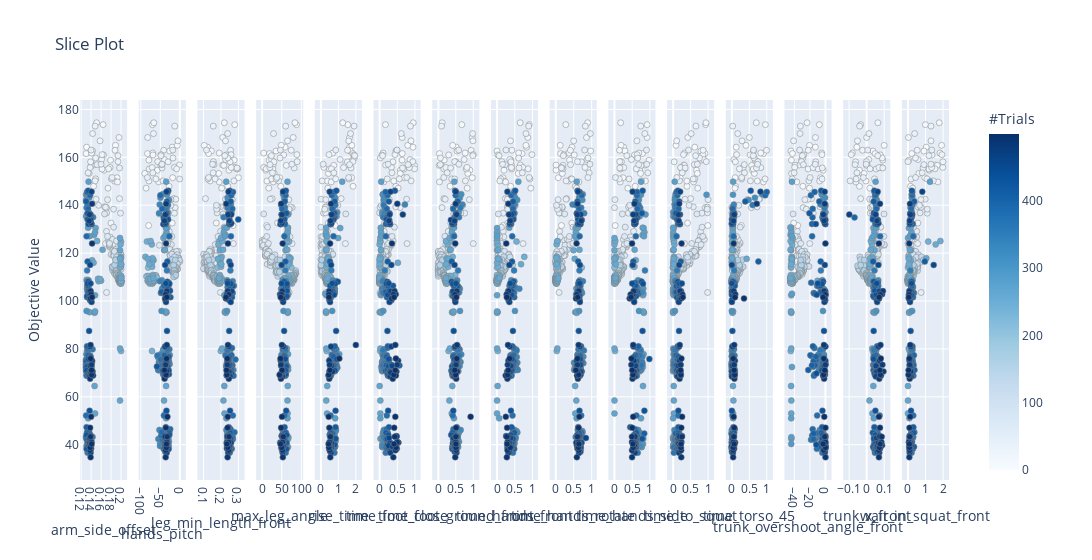

The notebook cell saved with this chart:
### Code cell
visualization.plot_slice(study)#, params=['freq', 'double_support_ratio', 'trunk_height'])

### Figure 1 — Plotly figure (JSON) as saved in the notebook; plotly's stock layout.template omitted (floating-point values rounded to 4 significant figures; data arrays with more than 128 entries replaced by an {"elided": "..."} marker saying what was removed)
{"data": [{"marker": {"color": {"elided": "500 int values"}, "colorbar": {"title": {"text": "#Trials"}, "x": 1, "xpad": 40}, "colorscale": [[0, "rgb(247,251,255)"], [0.125, "rgb(222,235,247)"], [0.25, "rgb(198,219,239)"], [0.375, "rgb(158,202,225)"], [0.5, "rgb(107,174,214)"], [0.625, "rgb(66,146,198)"], [0.75, "rgb(33,113,181)"], [0.875, "rgb(8,81,156)"], [1, "rgb(8,48,107)"]], "line": {"color": "Grey", "width": 0.5}, "showscale": true}, "mode": "markers", "showlegend": false, "type": "scatter", "x": {"elided": "500 float values"}, "xaxis": "x", "y": {"elided": "500 float values"}, "yaxis": "y"}, {"marker": {"color": {"elided": "500 int values"}, "colorbar": {"title": {"text": "#Trials"}, "x": 1, "xpad": 40}, "colorscale": [[0, "rgb(247,251,255)"], [0.125, "rgb(222,235,247)"], [0.25, "rgb(198,219,239)"], [0.375, "rgb(158,202,225)"], [0.5, "rgb(107,174,214)"], [0.625, "rgb(66,146,198)"], [0.75, "rgb(33,113,181)"], [0.875, "rgb(8,81,156)"], [1, "rgb(8,48,107)"]], "line": {"color": "Grey", "width": 0.5}, "showscale": false}, "mode": "markers", "showlegend": false, "type": "scatter", "x": {"elided": "500 float values"}, "xaxis": "x2", "y": {"elided": "500 float values"}, "yaxis": "y2"}, {"marker": {"color": {"elided": "500 int values"}, "colorbar": {"title": {"text": "#Trials"}, "x": 1, "xpad": 40}, "colorscale": [[0, "rgb(247,251,255)"], [0.125, "rgb(222,235,247)"], [0.25, "rgb(198,219,239)"], [0.375, "rgb(158,202,225)"], [0.5, "rgb(107,174,214)"], [0.625, "rgb(66,146,198)"], [0.75, "rgb(33,113,181)"], [0.875, "rgb(8,81,156)"], [1, "rgb(8,48,107)"]], "line": {"color": "Grey", "width": 0.5}, "showscale": false}, "mode": "markers", "showlegend": false, "type": "scatter", "x": {"elided": "500 float values"}, "xaxis": "x3", "y": {"elided": "500 float values"}, "yaxis": "y3"}, {"marker": {"color": {"elided": "500 int values"}, "colorbar": {"title": {"text": "#Trials"}, "x": 1, "xpad": 40}, "colorscale": [[0, "rgb(247,251,255)"], [0.125, "rgb(222,235,247)"], [0.25, "rgb(198,219,239)"], [0.375, "rgb(158,202,225)"], [0.5, "rgb(107,174,214)"], [0.625, "rgb(66,146,198)"], [0.75, "rgb(33,113,181)"], [0.875, "rgb(8,81,156)"], [1, "rgb(8,48,107)"]], "line": {"color": "Grey", "width": 0.5}, "showscale": false}, "mode": "markers", "showlegend": false, "type": "scatter", "x": {"elided": "500 float values"}, "xaxis": "x4", "y": {"elided": "500 float values"}, "yaxis": "y4"}, {"marker": {"color": {"elided": "500 int values"}, "colorbar": {"title": {"text": "#Trials"}, "x": 1, "xpad": 40}, "colorscale": [[0, "rgb(247,251,255)"], [0.125, "rgb(222,235,247)"], [0.25, "rgb(198,219,239)"], [0.375, "rgb(158,202,225)"], [0.5, "rgb(107,174,214)"], [0.625, "rgb(66,146,198)"], [0.75, "rgb(33,113,181)"], [0.875, "rgb(8,81,156)"], [1, "rgb(8,48,107)"]], "line": {"color": "Grey", "width": 0.5}, "showscale": false}, "mode": "markers", "showlegend": false, "type": "scatter", "x": {"elided": "500 float values"}, "xaxis": "x5", "y": {"elided": "500 float values"}, "yaxis": "y5"}, {"marker": {"color": {"elided": "500 int values"}, "colorbar": {"title": {"text": "#Trials"}, "x": 1, "xpad": 40}, "colorscale": [[0, "rgb(247,251,255)"], [0.125, "rgb(222,235,247)"], [0.25, "rgb(198,219,239)"], [0.375, "rgb(158,202,225)"], [0.5, "rgb(107,174,214)"], [0.625, "rgb(66,146,198)"], [0.75, "rgb(33,113,181)"], [0.875, "rgb(8,81,156)"], [1, "rgb(8,48,107)"]], "line": {"color": "Grey", "width": 0.5}, "showscale": false}, "mode": "markers", "showlegend": false, "type": "scatter", "x": {"elided": "500 float values"}, "xaxis": "x6", "y": {"elided": "500 float values"}, "yaxis": "y6"}, {"marker": {"color": {"elided": "500 int values"}, "colorbar": {"title": {"text": "#Trials"}, "x": 1, "xpad": 40}, "colorscale": [[0, "rgb(247,251,255)"], [0.125, "rgb(222,235,247)"], [0.25, "rgb(198,219,239)"], [0.375, "rgb(158,202,225)"], [0.5, "rgb(107,174,214)"], [0.625, "rgb(66,146,198)"], [0.75, "rgb(33,113,181)"], [0.875, "rgb(8,81,156)"], [1, "rgb(8,48,107)"]], "line": {"color": "Grey", "width": 0.5}, "showscale": false}, "mode": "markers", "showlegend": false, "type": "scatter", "x": {"elided": "500 float values"}, "xaxis": "x7", "y": {"elided": "500 float values"}, "yaxis": "y7"}, {"marker": {"color": {"elided": "500 int values"}, "colorbar": {"title": {"text": "#Trials"}, "x": 1, "xpad": 40}, "colorscale": [[0, "rgb(247,251,255)"], [0.125, "rgb(222,235,247)"], [0.25, "rgb(198,219,239)"], [0.375, "rgb(158,202,225)"], [0.5, "rgb(107,174,214)"], [0.625, "rgb(66,146,198)"], [0.75, "rgb(33,113,181)"], [0.875, "rgb(8,81,156)"], [1, "rgb(8,48,107)"]], "line": {"color": "Grey", "width": 0.5}, "showscale": false}, "mode": "markers", "showlegend": false, "type": "scatter", "x": {"elided": "500 float values"}, "xaxis": "x8", "y": {"elided": "500 float values"}, "yaxis": "y8"}, {"marker": {"color": {"elided": "500 int values"}, "colorbar": {"title": {"text": "#Trials"}, "x": 1, "xpad": 40}, "colorscale": [[0, "rgb(247,251,255)"], [0.125, "rgb(222,235,247)"], [0.25, "rgb(198,219,239)"], [0.375, "rgb(158,202,225)"], [0.5, "rgb(107,174,214)"], [0.625, "rgb(66,146,198)"], [0.75, "rgb(33,113,181)"], [0.875, "rgb(8,81,156)"], [1, "rgb(8,48,107)"]], "line": {"color": "Grey", "width": 0.5}, "showscale": false}, "mode": "markers", "showlegend": false, "type": "scatter", "x": {"elided": "500 float values"}, "xaxis": "x9", "y": {"elided": "500 float values"}, "yaxis": "y9"}, {"marker": {"color": {"elided": "500 int values"}, "colorbar": {"title": {"text": "#Trials"}, "x": 1, "xpad": 40}, "colorscale": [[0, "rgb(247,251,255)"], [0.125, "rgb(222,235,247)"], [0.25, "rgb(198,219,239)"], [0.375, "rgb(158,202,225)"], [0.5, "rgb(107,174,214)"], [0.625, "rgb(66,146,198)"], [0.75, "rgb(33,113,181)"], [0.875, "rgb(8,81,156)"], [1, "rgb(8,48,107)"]], "line": {"color": "Grey", "width": 0.5}, "showscale": false}, "mode": "markers", "showlegend": false, "type": "scatter", "x": {"elided": "500 float values"}, "xaxis": "x10", "y": {"elided": "500 float values"}, "yaxis": "y10"}, {"marker": {"color": {"elided": "500 int values"}, "colorbar": {"title": {"text": "#Trials"}, "x": 1, "xpad": 40}, "colorscale": [[0, "rgb(247,251,255)"], [0.125, "rgb(222,235,247)"], [0.25, "rgb(198,219,239)"], [0.375, "rgb(158,202,225)"], [0.5, "rgb(107,174,214)"], [0.625, "rgb(66,146,198)"], [0.75, "rgb(33,113,181)"], [0.875, "rgb(8,81,156)"], [1, "rgb(8,48,107)"]], "line": {"color": "Grey", "width": 0.5}, "showscale": false}, "mode": "markers", "showlegend": false, "type": "scatter", "x": {"elided": "500 float values"}, "xaxis": "x11", "y": {"elided": "500 float values"}, "yaxis": "y11"}, {"marker": {"color": {"elided": "500 int values"}, "colorbar": {"title": {"text": "#Trials"}, "x": 1, "xpad": 40}, "colorscale": [[0, "rgb(247,251,255)"], [0.125, "rgb(222,235,247)"], [0.25, "rgb(198,219,239)"], [0.375, "rgb(158,202,225)"], [0.5, "rgb(107,174,214)"], [0.625, "rgb(66,146,198)"], [0.75, "rgb(33,113,181)"], [0.875, "rgb(8,81,156)"], [1, "rgb(8,48,107)"]], "line": {"color": "Grey", "width": 0.5}, "showscale": false}, "mode": "markers", "showlegend": false, "type": "scatter", "x": {"elided": "500 float values"}, "xaxis": "x12", "y": {"elided": "500 float values"}, "yaxis": "y12"}, {"marker": {"color": {"elided": "500 int values"}, "colorbar": {"title": {"text": "#Trials"}, "x": 1, "xpad": 40}, "colorscale": [[0, "rgb(247,251,255)"], [0.125, "rgb(222,235,247)"], [0.25, "rgb(198,219,239)"], [0.375, "rgb(158,202,225)"], [0.5, "rgb(107,174,214)"], [0.625, "rgb(66,146,198)"], [0.75, "rgb(33,113,181)"], [0.875, "rgb(8,81,156)"], [1, "rgb(8,48,107)"]], "line": {"color": "Grey", "width": 0.5}, "showscale": false}, "mode": "markers", "showlegend": false, "type": "scatter", "x": {"elided": "500 float values"}, "xaxis": "x13", "y": {"elided": "500 float values"}, "yaxis": "y13"}, {"marker": {"color": {"elided": "500 int values"}, "colorbar": {"title": {"text": "#Trials"}, "x": 1, "xpad": 40}, "colorscale": [[0, "rgb(247,251,255)"], [0.125, "rgb(222,235,247)"], [0.25, "rgb(198,219,239)"], [0.375, "rgb(158,202,225)"], [0.5, "rgb(107,174,214)"], [0.625, "rgb(66,146,198)"], [0.75, "rgb(33,113,181)"], [0.875, "rgb(8,81,156)"], [1, "rgb(8,48,107)"]], "line": {"color": "Grey", "width": 0.5}, "showscale": false}, "mode": "markers", "showlegend": false, "type": "scatter", "x": {"elided": "500 float values"}, "xaxis": "x14", "y": {"elided": "500 float values"}, "yaxis": "y14"}, {"marker": {"color": {"elided": "500 int values"}, "colorbar": {"title": {"text": "#Trials"}, "x": 1, "xpad": 40}, "colorscale": [[0, "rgb(247,251,255)"], [0.125, "rgb(222,235,247)"], [0.25, "rgb(198,219,239)"], [0.375, "rgb(158,202,225)"], [0.5, "rgb(107,174,214)"], [0.625, "rgb(66,146,198)"], [0.75, "rgb(33,113,181)"], [0.875, "rgb(8,81,156)"], [1, "rgb(8,48,107)"]], "line": {"color": "Grey", "width": 0.5}, "showscale": false}, "mode": "markers", "showlegend": false, "type": "scatter", "x": {"elided": "500 float values"}, "xaxis": "x15", "y": {"elided": "500 float values"}, "yaxis": "y15"}], "layout": {"title": {"text": "Slice Plot"}, "width": 4500, "xaxis": {"anchor": "y", "domain": [0, 0.05422], "title": {"text": "arm_side_offset"}}, "xaxis10": {"anchor": "y10", "domain": [0.608, 0.6622], "title": {"text": "time_hands_side"}}, "xaxis11": {"anchor": "y11", "domain": [0.6756, 0.7298], "title": {"text": "time_to_squat"}}, "xaxis12": {"anchor": "y12", "domain": [0.7431, 0.7973], "title": {"text": "time_torso_45"}}, "xaxis13": {"anchor": "y13", "domain": [0.8107, 0.8649], "title": {"text": "trunk_overshoot_angle_front"}}, "xaxis14": {"anchor": "y14", "domain": [0.8782, 0.9324], "title": {"text": "trunk_x_front"}}, "xaxis15": {"anchor": "y15", "domain": [0.9458, 1.0], "title": {"text": "wait_in_squat_front"}}, "xaxis2": {"anchor": "y2", "domain": [0.06756, 0.1218], "title": {"text": "hands_pitch"}}, "xaxis3": {"anchor": "y3", "domain": [0.1351, 0.1893], "title": {"text": "leg_min_length_front"}}, "xaxis4": {"anchor": "y4", "domain": [0.2027, 0.2569], "title": {"text": "max_leg_angle"}}, "xaxis5": {"anchor": "y5", "domain": [0.2702, 0.3244], "title": {"text": "rise_time"}}, "xaxis6": {"anchor": "y6", "domain": [0.3378, 0.392], "title": {"text": "time_foot_close"}}, "xaxis7": {"anchor": "y7", "domain": [0.4053, 0.4596], "title": {"text": "time_foot_ground_front"}}, "xaxis8": {"anchor": "y8", "domain": [0.4729, 0.5271], "title": {"text": "time_hands_front"}}, "xaxis9": {"anchor": "y9", "domain": [0.5404, 0.5947], "title": {"text": "time_hands_rotate"}}, "yaxis": {"anchor": "x", "domain": [0, 1], "title": {"text": "Objective Value"}}, "yaxis10": {"anchor": "x10", "domain": [0, 1], "matches": "y", "showticklabels": false}, "yaxis11": {"anchor": "x11", "domain": [0, 1], "matches": "y", "showticklabels": false}, "yaxis12": {"anchor": "x12", "domain": [0, 1], "matches": "y", "showticklabels": false}, "yaxis13": {"anchor": "x13", "domain": [0, 1], "matches": "y", "showticklabels": false}, "yaxis14": {"anchor": "x14", "domain": [0, 1], "matches": "y", "showticklabels": false}, "yaxis15": {"anchor": "x15", "domain": [0, 1], "matches": "y", "showticklabels": false}, "yaxis2": {"anchor": "x2", "domain": [0, 1], "matches": "y", "showticklabels": false}, "yaxis3": {"anchor": "x3", "domain": [0, 1], "matches": "y", "showticklabels": false}, "yaxis4": {"anchor": "x4", "domain": [0, 1], "matches": "y", "showticklabels": false}, "yaxis5": {"anchor": "x5", "domain": [0, 1], "matches": "y", "showticklabels": false}, "yaxis6": {"anchor": "x6", "domain": [0, 1], "matches": "y", "showticklabels": false}, "yaxis7": {"anchor": "x7", "domain": [0, 1], "matches": "y", "showticklabels": false}, "yaxis8": {"anchor": "x8", "domain": [0, 1], "matches": "y", "showticklabels": false}, "yaxis9": {"anchor": "x9", "domain": [0, 1], "matches": "y", "showticklabels": false}}}
